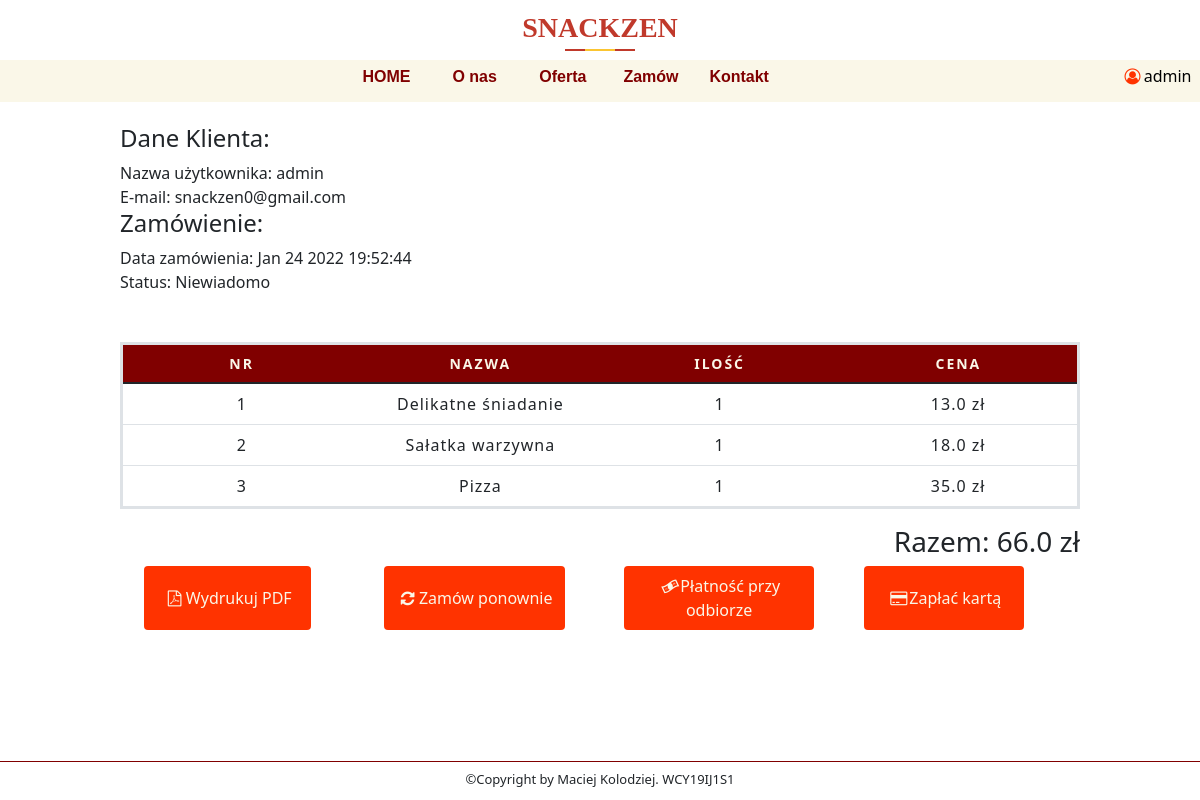
Page /orders/bcaa49daf7 (signed in) on the earlier database version.
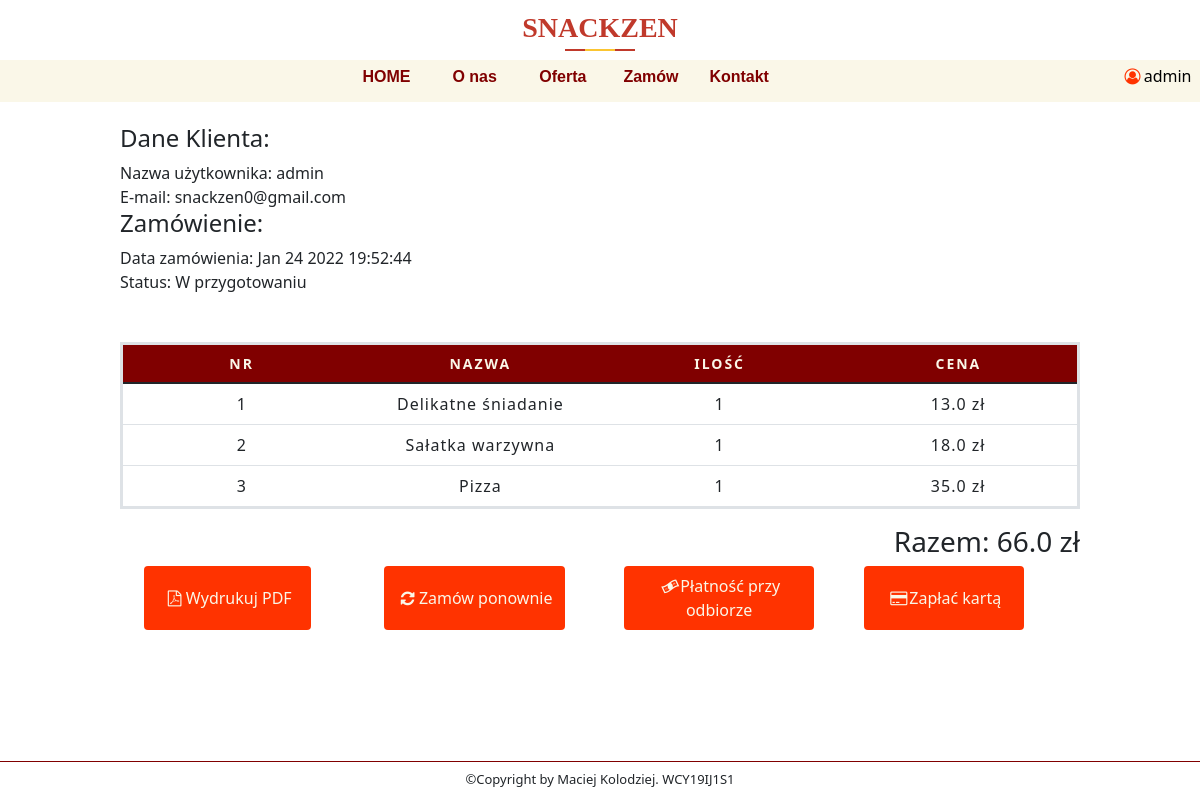
Same page on the later database version.
### Restaurant/models.py (models this page shows, shortened)
class User(db.Model, UserMixin):
    id = db.Column(db.Integer, primary_key=True)
    username = db.Column(db.String(20), unique=True, nullable=False)
    email = db.Column(db.String(120), unique=True, nullable=False)
    password = db.Column(db.String(60), unique=True)

class CustomerOrder(db.Model):
    id = db.Column(db.Integer, primary_key=True)
    invoice = db.Column(db.String(20), unique=True, nullable=False)
    status = db.Column(db.String(20), default='Niezapłacone', nullable=False)
    customer_id = db.Column(db.String(20), unique=False, nullable=False)
    date_created = db.Column(db.DateTime, default=datetime.utcnow, nullable=False)
    orders = db.Column(JsonEcodedDict)

### Restaurant/routes.py (the view)
@app.route('/orders/<invoice>')
@login_required
def orders(invoice):
    if current_user.is_authenticated:
       total = 0
       customer_id = current_user.id
       customer = User.query.filter_by(id=customer_id).first()
       orders = CustomerOrder.query.filter_by(invoice=invoice).first()
       for _key, product in orders.orders.items():
           total += float(product['price']) * int(product['quantity'])
    else:
        return redirect(url_for('login'))
    return render_template('user-order.html', menu=menu, invoice=invoice, total=str(total), customer=customer, orders=orders)

### Restaurant/models.py (called while the page is built)
@login_manager.user_loader
def load_user(user_id):
    return User.query.get(int(user_id))

    def process_result_value(self, value, dialect):
        if value is None:
            return {}
        else:
            return json.loads(value)

### Restaurant/templates/user-order.html (shortened to what this page needs)
{% extends "layout.html" %}
{% block content %}
    <div style="background-color: white" id="information-box">
        <div class="information-box-content3">
                <h4>Dane Klienta: </h4>
                Nazwa użytkownika: {{ customer.username }} <br>
                E-mail: {{ customer.email }} <br>
                <h4>Zamówienie: </h4>
                Data zamówienia: {{ orders.date_created.strftime("%b %d %Y %H:%M:%S") }} <br>
                Status: {{ orders.status }} <br>
                <br>
                <br>
                    <table class="table">
                    <thead>
                        <th class="text-center">Nr</th>
                        <th class="text-center">Nazwa</th>
                        <th class="text-center">Ilość</th>
                        <th class="text-center">Cena</th>
                    </thead>
                    <tbody>
                        {% for key, product in orders.orders.items() %}
                            <tr>
                                <td>{{ loop.index }}</td>
                                <td>{{ product.name }}</td>
                                <td>{{ product.quantity }}</td>
                                <td>{{ product.price }} zł</td>
                            </tr>
                        {% endfor %}
                    </tbody>
                </table>
                <h3 style ="text-align: right">Razem: {{ total }} zł</h3>
                <div class="buttons">
                    <form class="form-btn" action="{{url_for('get_pdf', invoice=invoice)}}" method="POST">
                        <button class="btn" type='submit'><i class="icon-pdf"></i>Wydrukuj PDF</button>
                    </form>
                    <form class="form-btn" action="{{url_for('order_again', invoice=invoice)}}" method="POST">
                        <button class="btn" type='submit'><i class="icon-update"></i>Zamów ponownie</button>
                    </form>
                    {% if orders.status =='Niezapłacone' and current_user.id|int != orders.customer_id|int %}
                    {% else %}
                    <form class="form-btn" action="{{url_for('payment_delivery')}}" method="POST">
                        <button class="btn" type='submit'><i class="icon-cash"></i>Płatność przy odbiorze</button>
                    </form>
                    <form class="form-btn" action="{{url_for('payment')}}" method="POST">
                        {% set amount =  total.replace('.','') %}
                        {% set amount =  amount + '0' %}
                     <button type="submit" class="btn"><i class="icon-card"></i>Zapłać kartą</button>
                  </form>
                  </div>
                {% endif %}
        </div>
    </div>
{% endblock %}

### Restaurant/templates/layout.html (shortened to what this page needs)
<!DOCTYPE html>
<html lang="en">
<head>
    <link href="https://cdn.jsdelivr.net/npm/bootstrap@5.1.3/dist/css/bootstrap.min.css" rel="stylesheet">
    <link rel= "stylesheet" type= "text/css" href= "{{ url_for('static',filename='styles/style.css') }}">
    <link rel= "stylesheet" type= "text/css" href= "{{ url_for('static',filename='styles/fontello.css') }}">
</head>
<body>
    <div id="top-bar">
        <div id="res_name">
            <div class="page_title text-center">
                <h3 style="font-family: Food">SNACKZEN</h3>
            </div>
        </div>
        <div id="contest-menu">
            {% for el in menu %}
                <a style="font-weight: bold;color:maroon" class="contest-menu-element" href="{{ el.url }}">{{ el.name }} </a>
            {% endfor %}
            {% if current_user.is_authenticated %}
                <div class="contest-menu-element-user">
            <a><i class="icon-user"></i></a>{{ current_user.username }}
            </div>
            {% endif %}
        </div>
    </div>
{% block content %}{% endblock %}
    <footer>
        <p>©Copyright by Maciej Kolodziej. WCY19IJ1S1</p>
    </footer>
</body>
</html>

### Restaurant/static/styles/style.css (style rules this page uses)
body { margin: 0px; height: 100vh; width: 100%; background-color: white; overflow: hidden; }
footer { border-top: groove; border-top-color: #800000; border-width: thin; text-align: center; font-size: small; }
form { width: 100%; display: grid; grid-template-columns: auto auto; grid-gap: 1%; }
footer p { margin-top: 8px; }
#top-bar { position: relative; width: 100%; height: 13%; background-color: white; margin-bottom: .3%; }
#res_name { height: 60%; position: absolute; text-align: center; width: 100%; font-size: 25px; font-weight: lighter; }
#contest-menu { position: absolute; bottom: 2%; background-color: rgb(250,247, 232); text-align: center; width: 100%; height: 40%; }
.contest-menu-element { font-family: Arial Narrow, sans-serif; width: 7%; text-align: center; color: black; display: inline-block; height: 100%; line-height: 2; text-decoration: none; }
.contest-menu-element-user { margin-left: 28%; margin-right: -28%; text-align: center; color: black; display: inline-block; justify-content: right; height: 100%; line-height: 2; text-decoration: none; }
#information-box { height: 81.7%; width: 100%; background-color: rgb(250,247, 232); display: flex; flex-direction: row; justify-content: space-around; }
.information-box-content3 { align-self: center; height: 95%; width: 80%; display: flex; flex-direction: column; justify-content: flex-start; overflow-y: auto; }
.icon-user { color: #ff3300; }
table { table-layout: fixed; width: 100%; border-collapse: collapse; border: 3px solid #800000; }
thead { background-color: #800000; color: rgb(250,247, 232); font-size: 0.875rem; text-transform: uppercase; }
tbody td { text-align: center; }
th { letter-spacing: 2px; border: 1px solid #800000; }
td { letter-spacing: 1px; justify-content: space-between; }
.btn { font-size: 1rem; background-color: #ff3300; color: rgb(250,247, 232); border: maroon; padding: .5rem; }
.buttons { display: flex; flex-direction: row; justify-content: space-around; }
.form-btn { width: 20%; }
.page_title { padding: 0px 0px; }
.page_title h3 { color: #c0392b; font-weight: 700; line-height: 2; margin-bottom: 0; position: relative; text-transform: capitalize; }
.page_title h3::before { background: #c0392b; width: 70px; height: 2px; position: absolute; content: ''; top: 90%; left: 50%; transform: translate(-50%, -50%); }
.page_title h3::after { position: absolute; content: ''; background: #fbc531; width: 30px; height: 2px; top: 90%; left: 50%; transform: translate(-50%, -50%); }

Differences in the rows shown:
changed CustomerOrder: status "Niewiadomo" → "W przygotowaniu"
